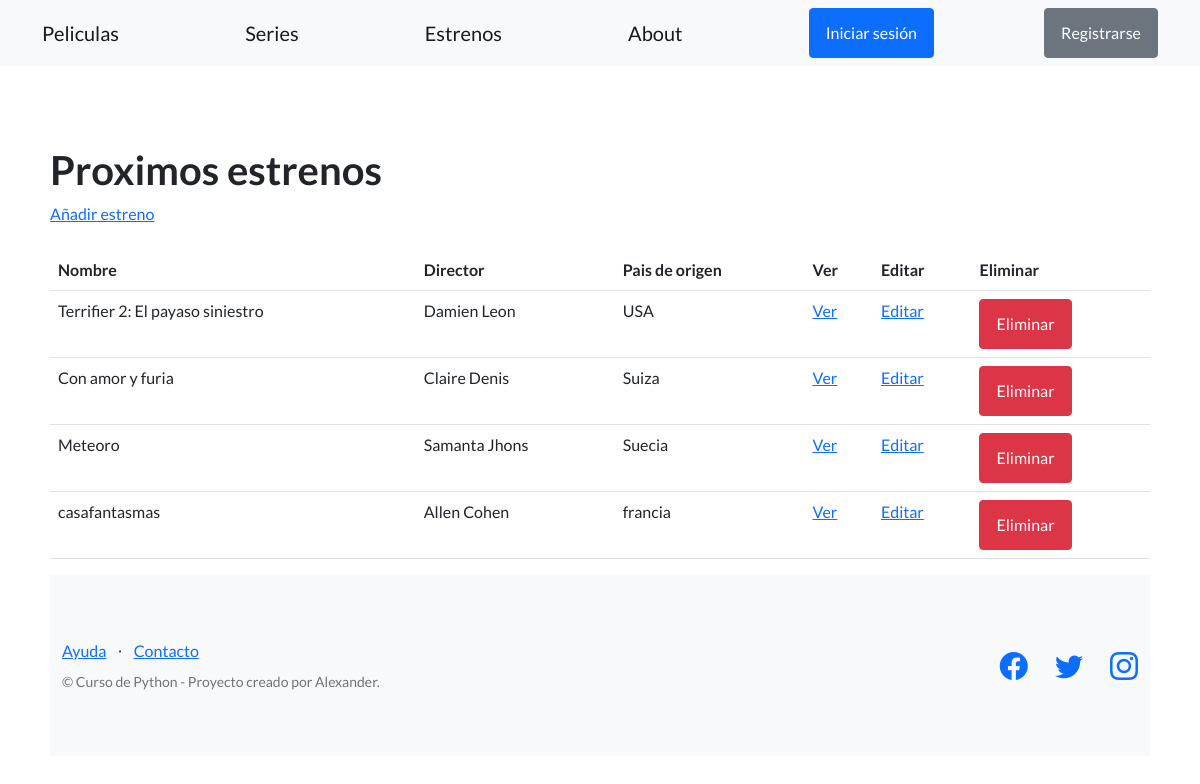
Page /plataforma/estrenos/ on the committed database.
### critica_cine/models.py (models this page shows, shortened)
class Proximos_estrenos(models.Model):
    nombre_de_pelicula = models.CharField(max_length=200)
    director = models.CharField(max_length=200)
    pais_de_origen = models.CharField(max_length=200)
    descripcion = models.CharField(max_length=500)

### critica_cine/views.py (the view)
# urls.py: path("estrenos/",EstrenosListView.as_view(), name="estrenos"),
class EstrenosListView(ListView):
    model = Proximos_estrenos
    template_name = "critica_cine/lista_estrenos.html"

### critica_cine/templates/critica_cine/lista_estrenos.html (shortened to what this page needs)
{% extends "critica_cine/base.html" %}
{% block contenido %}
<section>
    <div>
        <h1>Proximos estrenos</h1>
        <a href="{% url "crear_estreno" %}">Añadir estreno</a>
        <br></br>
        <table class = "table">
            <tbody>
               <tr>
                   <th> Nombre</th>
                   <th> Director</th>
                   <th> Pais de origen</th>
                   <th> Ver </th>
                   <th> Editar </th>
                   <th> Eliminar </th>
                </tr>
                {% for estreno in object_list %}
                <tr>
                   <td>{{estreno.nombre_de_pelicula}}</td>
                   <td>{{estreno.director}}</td>
                   <td>{{estreno.pais_de_origen}}</td>
                   <td>
                    <a href = "{% url "ver_estreno" estreno.id %}">Ver<a>
                   </td>
                   <td>
                     <a href = "{% url "editar_estreno" estreno.id %}">Editar<a>
                    </td>
                    <td>
                      <a href = "{% url "eliminar_estreno" estreno.id %}"><button type="button" class="btn btn-danger">Eliminar</button>
                    </td>
                </tr>
                {% endfor %}
            </tbody>
          </table>
{% endblock contenido %}

### rows in the picture
Proximos_estrenos: nombre_de_pelicula "Terrifier 2: El payaso siniestro", director "Damien Leon", pais_de_origen "USA"
Proximos_estrenos: nombre_de_pelicula "Con amor y furia", director "Claire Denis", pais_de_origen "Suiza"
Proximos_estrenos: nombre_de_pelicula "Meteoro", director "Samanta Jhons", pais_de_origen "Suecia"
Proximos_estrenos: nombre_de_pelicula "casafantasmas", director "Allen Cohen", pais_de_origen "francia"
